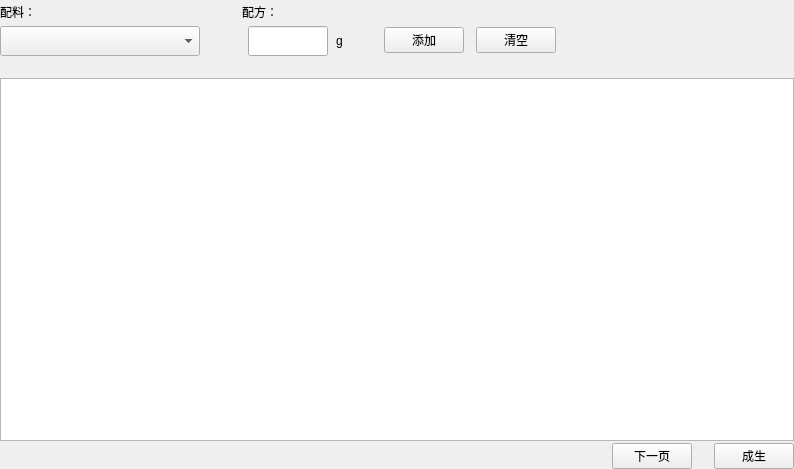
<?xml version="1.0" encoding="UTF-8"?>
<ui version="4.0">
 <class>MainAppWidget</class>
 <widget class="QWidget" name="MainAppWidget">
  <property name="geometry">
   <rect>
    <x>0</x>
    <y>0</y>
    <width>794</width>
    <height>469</height>
   </rect>
  </property>
  <property name="windowTitle">
   <string notr="true">杭州衡美</string>
  </property>
  <layout class="QVBoxLayout" name="verticalLayout_4">
   <property name="spacing">
    <number>2</number>
   </property>
   <property name="leftMargin">
    <number>0</number>
   </property>
   <property name="topMargin">
    <number>0</number>
   </property>
   <property name="rightMargin">
    <number>0</number>
   </property>
   <property name="bottomMargin">
    <number>0</number>
   </property>
   <item>
    <layout class="QHBoxLayout" name="horizontalLayout_5">
     <property name="spacing">
      <number>2</number>
     </property>
     <item>
      <layout class="QHBoxLayout" name="horizontalLayout_2">
       <item>
        <layout class="QVBoxLayout" name="verticalLayout">
         <item>
          <widget class="QLabel" name="label">
           <property name="sizePolicy">
            <sizepolicy hsizetype="Fixed" vsizetype="Fixed">
             <horstretch>0</horstretch>
             <verstretch>0</verstretch>
            </sizepolicy>
           </property>
           <property name="minimumSize">
            <size>
             <width>120</width>
             <height>24</height>
            </size>
           </property>
           <property name="layoutDirection">
            <enum>Qt::LeftToRight</enum>
           </property>
           <property name="text">
            <string>配料：</string>
           </property>
           <property name="alignment">
            <set>Qt::AlignLeading|Qt::AlignLeft|Qt::AlignVCenter</set>
           </property>
          </widget>
         </item>
         <item>
          <widget class="DSGUI::DSComboBox" name="m_cmbRecipe">
           <property name="sizePolicy">
            <sizepolicy hsizetype="Fixed" vsizetype="Fixed">
             <horstretch>0</horstretch>
             <verstretch>0</verstretch>
            </sizepolicy>
           </property>
           <property name="minimumSize">
            <size>
             <width>200</width>
             <height>30</height>
            </size>
           </property>
           <property name="maximumSize">
            <size>
             <width>200</width>
             <height>30</height>
            </size>
           </property>
          </widget>
         </item>
        </layout>
       </item>
       <item>
        <spacer name="horizontalSpacer">
         <property name="orientation">
          <enum>Qt::Horizontal</enum>
         </property>
         <property name="sizeType">
          <enum>QSizePolicy::Fixed</enum>
         </property>
         <property name="sizeHint" stdset="0">
          <size>
           <width>40</width>
           <height>20</height>
          </size>
         </property>
        </spacer>
       </item>
       <item>
        <layout class="QVBoxLayout" name="verticalLayout_2">
         <item>
          <widget class="QLabel" name="label_2">
           <property name="sizePolicy">
            <sizepolicy hsizetype="Fixed" vsizetype="Fixed">
             <horstretch>0</horstretch>
             <verstretch>0</verstretch>
            </sizepolicy>
           </property>
           <property name="minimumSize">
            <size>
             <width>120</width>
             <height>24</height>
            </size>
           </property>
           <property name="layoutDirection">
            <enum>Qt::LeftToRight</enum>
           </property>
           <property name="text">
            <string>配方：</string>
           </property>
           <property name="alignment">
            <set>Qt::AlignLeading|Qt::AlignLeft|Qt::AlignVCenter</set>
           </property>
          </widget>
         </item>
         <item>
          <layout class="QHBoxLayout" name="horizontalLayout">
           <item>
            <widget class="DSGUI::DSLineEdit" name="m_editElement">
             <property name="minimumSize">
              <size>
               <width>80</width>
               <height>30</height>
              </size>
             </property>
             <property name="maximumSize">
              <size>
               <width>80</width>
               <height>30</height>
              </size>
             </property>
            </widget>
           </item>
           <item>
            <widget class="QLabel" name="label_3">
             <property name="sizePolicy">
              <sizepolicy hsizetype="Fixed" vsizetype="Fixed">
               <horstretch>0</horstretch>
               <verstretch>0</verstretch>
              </sizepolicy>
             </property>
             <property name="minimumSize">
              <size>
               <width>20</width>
               <height>24</height>
              </size>
             </property>
             <property name="layoutDirection">
              <enum>Qt::LeftToRight</enum>
             </property>
             <property name="text">
              <string>g</string>
             </property>
             <property name="alignment">
              <set>Qt::AlignLeading|Qt::AlignLeft|Qt::AlignVCenter</set>
             </property>
            </widget>
           </item>
          </layout>
         </item>
        </layout>
       </item>
      </layout>
     </item>
     <item>
      <layout class="QVBoxLayout" name="verticalLayout_3">
       <property name="spacing">
        <number>2</number>
       </property>
       <item>
        <spacer name="verticalSpacer_2">
         <property name="orientation">
          <enum>Qt::Vertical</enum>
         </property>
         <property name="sizeType">
          <enum>QSizePolicy::Fixed</enum>
         </property>
         <property name="sizeHint" stdset="0">
          <size>
           <width>20</width>
           <height>24</height>
          </size>
         </property>
        </spacer>
       </item>
       <item>
        <layout class="QHBoxLayout" name="horizontalLayout_3">
         <property name="spacing">
          <number>2</number>
         </property>
         <item>
          <spacer name="horizontalSpacer_3">
           <property name="orientation">
            <enum>Qt::Horizontal</enum>
           </property>
           <property name="sizeType">
            <enum>QSizePolicy::Fixed</enum>
           </property>
           <property name="sizeHint" stdset="0">
            <size>
             <width>20</width>
             <height>20</height>
            </size>
           </property>
          </spacer>
         </item>
         <item>
          <widget class="DSGUI::DSPushButton" name="m_btnAdd">
           <property name="text">
            <string>添加</string>
           </property>
          </widget>
         </item>
         <item>
          <spacer name="horizontalSpacer_6">
           <property name="orientation">
            <enum>Qt::Horizontal</enum>
           </property>
           <property name="sizeType">
            <enum>QSizePolicy::Fixed</enum>
           </property>
           <property name="sizeHint" stdset="0">
            <size>
             <width>10</width>
             <height>20</height>
            </size>
           </property>
          </spacer>
         </item>
         <item>
          <widget class="DSGUI::DSPushButton" name="m_btnClear">
           <property name="text">
            <string>清空</string>
           </property>
          </widget>
         </item>
         <item>
          <spacer name="horizontalSpacer_2">
           <property name="orientation">
            <enum>Qt::Horizontal</enum>
           </property>
           <property name="sizeHint" stdset="0">
            <size>
             <width>40</width>
             <height>20</height>
            </size>
           </property>
          </spacer>
         </item>
        </layout>
       </item>
      </layout>
     </item>
    </layout>
   </item>
   <item>
    <spacer name="verticalSpacer">
     <property name="orientation">
      <enum>Qt::Vertical</enum>
     </property>
     <property name="sizeType">
      <enum>QSizePolicy::Fixed</enum>
     </property>
     <property name="sizeHint" stdset="0">
      <size>
       <width>20</width>
       <height>20</height>
      </size>
     </property>
    </spacer>
   </item>
   <item>
    <widget class="DSGUI::DSTableView" name="m_listViewRecipe"/>
   </item>
   <item>
    <layout class="QHBoxLayout" name="horizontalLayout_4">
     <item>
      <spacer name="horizontalSpacer_4">
       <property name="orientation">
        <enum>Qt::Horizontal</enum>
       </property>
       <property name="sizeHint" stdset="0">
        <size>
         <width>40</width>
         <height>20</height>
        </size>
       </property>
      </spacer>
     </item>
     <item>
      <widget class="DSGUI::DSPushButton" name="m_btnNext">
       <property name="text">
        <string>下一页</string>
       </property>
      </widget>
     </item>
     <item>
      <spacer name="horizontalSpacer_5">
       <property name="orientation">
        <enum>Qt::Horizontal</enum>
       </property>
       <property name="sizeType">
        <enum>QSizePolicy::Fixed</enum>
       </property>
       <property name="sizeHint" stdset="0">
        <size>
         <width>20</width>
         <height>20</height>
        </size>
       </property>
      </spacer>
     </item>
     <item>
      <widget class="DSGUI::DSPushButton" name="m_btnCreate">
       <property name="text">
        <string>成生</string>
       </property>
      </widget>
     </item>
    </layout>
   </item>
  </layout>
 </widget>
 <customwidgets>
  <customwidget>
   <class>DSGUI::DSComboBox</class>
   <extends>QComboBox</extends>
   <header>ComboBox/ComboBox.h</header>
  </customwidget>
  <customwidget>
   <class>DSGUI::DSLineEdit</class>
   <extends>QLineEdit</extends>
   <header>lineedit/lineedit.h</header>
  </customwidget>
  <customwidget>
   <class>DSGUI::DSPushButton</class>
   <extends>QPushButton</extends>
   <header>PushButton/PushButton.h</header>
  </customwidget>
  <customwidget>
   <class>DSGUI::DSTableView</class>
   <extends>QTableView</extends>
   <header location="global">TableView/tableview.h</header>
  </customwidget>
 </customwidgets>
 <resources/>
 <connections/>
</ui>
